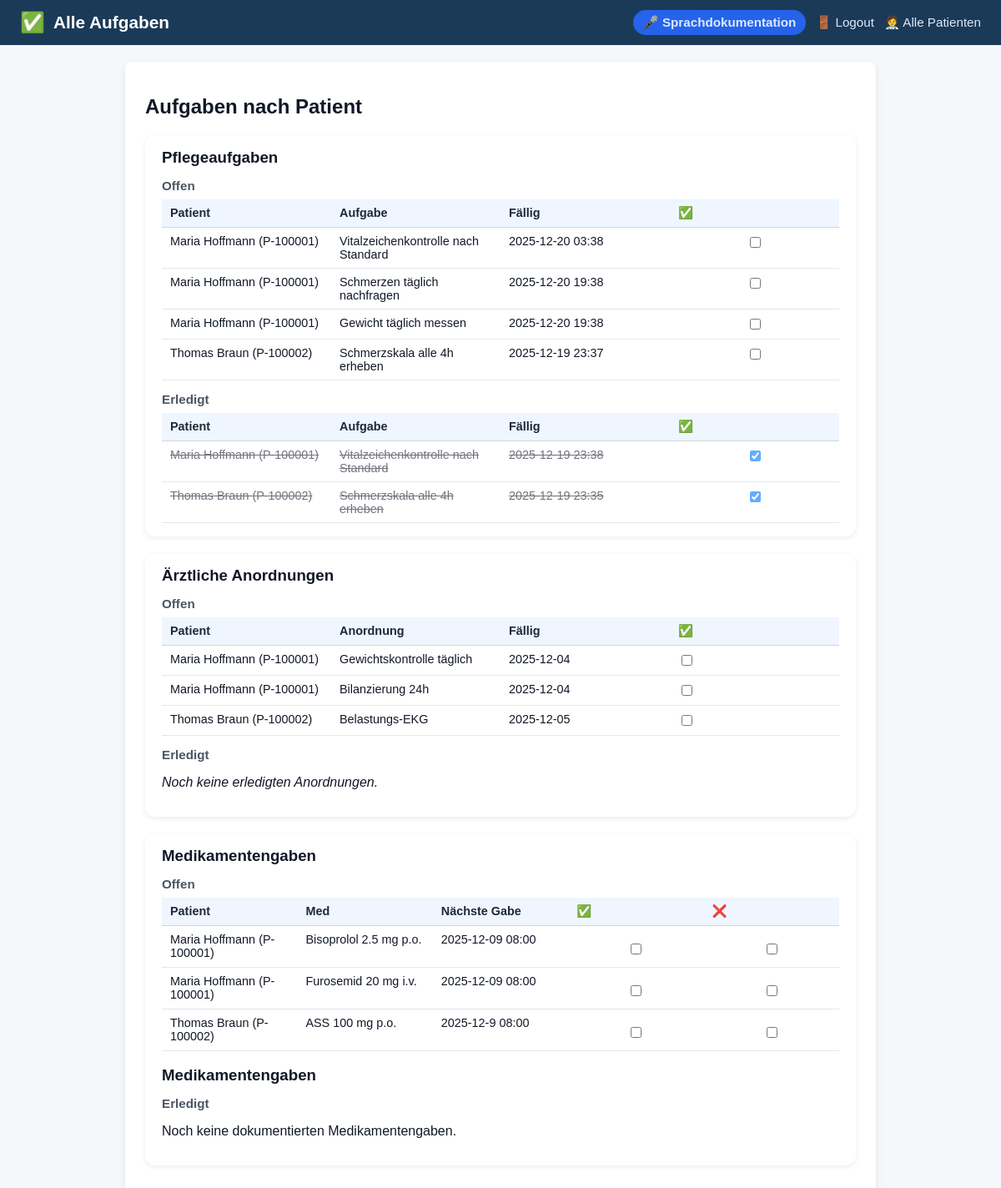
/tasks, run on an earlier commit of the app's database.
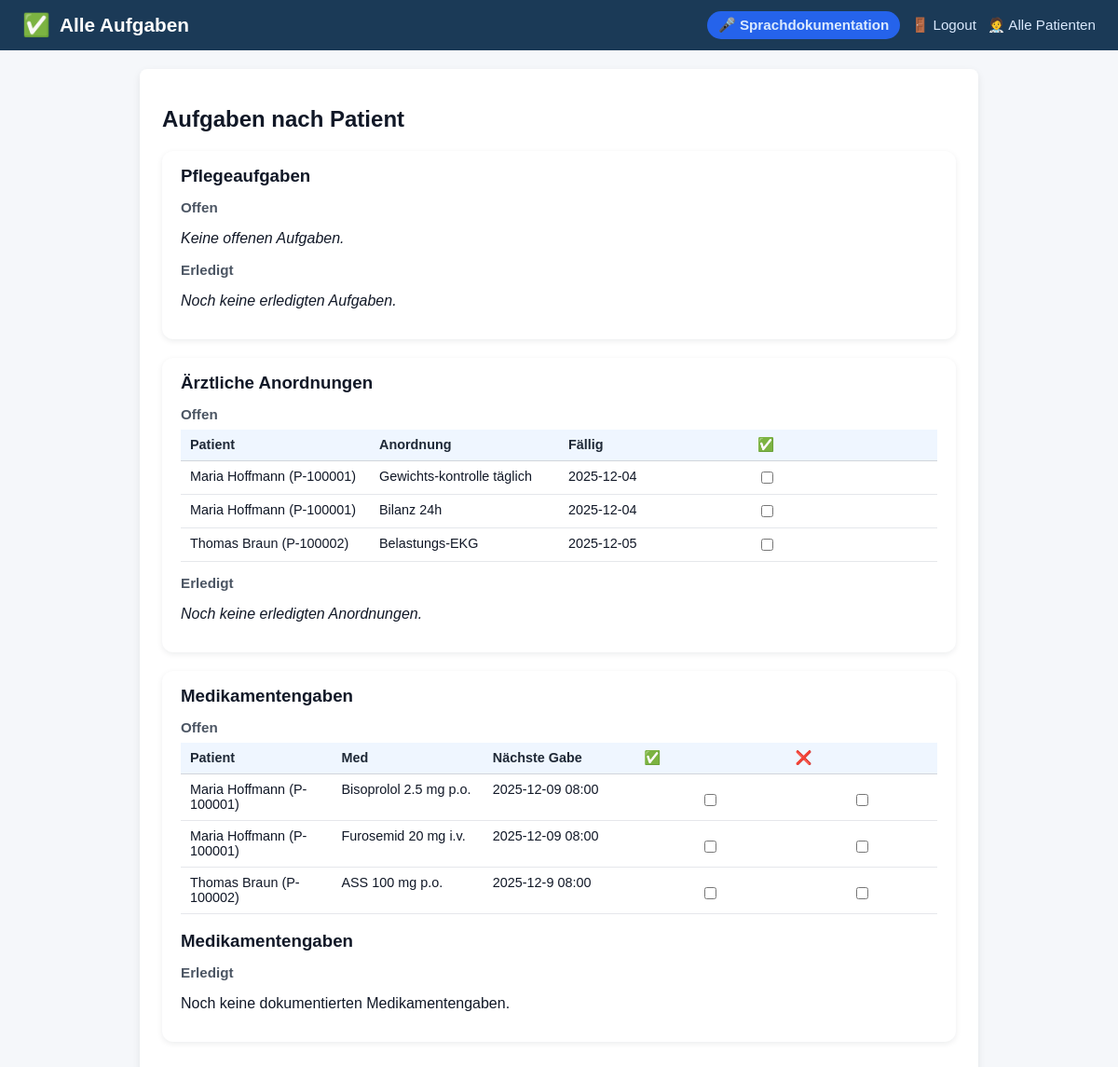
And on a later commit of the database.
### tables this page shows
CREATE TABLE ai_tasks (
    id INTEGER PRIMARY KEY AUTOINCREMENT,
    patient_id INTEGER NOT NULL,
    description TEXT NOT NULL,
    due_time TEXT,
    completed INTEGER DEFAULT 0,
    FOREIGN KEY (patient_id) REFERENCES patients(id)
);

CREATE TABLE patients (
    id INTEGER PRIMARY KEY AUTOINCREMENT,
    patient_identifier TEXT NOT NULL,
    name TEXT NOT NULL,
    gender TEXT,
    dob TEXT,
    room TEXT,
    diagnosis TEXT,
    bezugspflege_id INTEGER,
    allergies TEXT,
    code_status TEXT,
    admission_date TEXT,
    expected_discharge TEXT,
    primary_doctor TEXT,
    photo_filename TEXT,
    FOREIGN KEY (bezugspflege_id) REFERENCES nurses(id)
);

CREATE TABLE orders (
    id INTEGER PRIMARY KEY AUTOINCREMENT,
    patient_id INTEGER NOT NULL,
    description TEXT NOT NULL,
    due_date TEXT,
    due_time TEXT,
    status TEXT,
    ordered_by TEXT,
    type TEXT,
    completed INTEGER DEFAULT 0,
    FOREIGN KEY (patient_id) REFERENCES patients(id)
);

CREATE TABLE medications (
    id INTEGER PRIMARY KEY AUTOINCREMENT,
    patient_id INTEGER NOT NULL,
    name TEXT NOT NULL,
    dose TEXT,
    route TEXT,
    schedule TEXT,
    next_due TEXT,
    due_time TEXT,
    completed INTEGER DEFAULT 0,
    given INTEGER DEFAULT 0,
    not_given INTEGER DEFAULT 0,
    last_given_by TEXT,
    last_given_at TEXT,
    FOREIGN KEY (patient_id) REFERENCES patients(id)
);

### app.py (the view)
@app.route("/tasks")
def tasks_view():
    patient_id = request.args.get("patient_id", type=int)
    conn = get_connection()
    cur = conn.cursor()
    if patient_id:
        cur.execute("""
            SELECT id, name, patient_identifier
            FROM patients
            WHERE id = ?;
        """, (patient_id,))
        patients = cur.fetchall()
        viewing_all_patients = False
        selected_patient = patients[0] if patients else None
    else:
        cur.execute("""
            SELECT id, name, patient_identifier
            FROM patients
            ORDER BY room;
        """)
        patients = cur.fetchall()
        viewing_all_patients = True
        selected_patient = None
    if patient_id:
        cur.execute("""
            SELECT
                t.id,
                t.patient_id,
                t.description,
                t.due_time,
                t.completed,
                p.name AS patient_name,
                p.patient_identifier AS patient_identifier
            FROM ai_tasks t
            JOIN patients p ON p.id = t.patient_id
            WHERE t.patient_id = ?
            ORDER BY datetime(t.due_time);
        """, (patient_id,))
    else:
        cur.execute("""
            SELECT
                t.id,
                t.patient_id,
                t.description,
                t.due_time,
                t.completed,
                p.name AS patient_name,
                p.patient_identifier AS patient_identifier
            FROM ai_tasks t
            JOIN patients p ON p.id = t.patient_id
            ORDER BY p.room, datetime(t.due_time);
        """)
    ai_tasks = cur.fetchall()
    ai_tasks_open = [t for t in ai_tasks if not t["completed"]]
    ai_tasks_done = [t for t in ai_tasks if t["completed"]]
    if patient_id:
        cur.execute("""
            SELECT o.*, p.name AS patient_name, p.patient_identifier
            FROM orders o
            JOIN patients p ON p.id = o.patient_id
            WHERE o.patient_id = ?
            ORDER BY o.due_date;
        """, (patient_id,))
    else:
        cur.execute("""
            SELECT o.*, p.name AS patient_name, p.patient_identifier
            FROM orders o
            JOIN patients p ON p.id = o.patient_id
            ORDER BY o.patient_id, o.due_date;
        """)
    orders = cur.fetchall()
    orders_open = [o for o in orders if (o["status"] or "").lower() != "erledigt"]
    orders_done = [o for o in orders if (o["status"] or "").lower() == "erledigt"]
    try:
        cur.execute("ALTER TABLE medications ADD COLUMN given INTEGER DEFAULT 0;"
                    "ALTER TABLE medications ADD COLUMN not_given INTEGER DEFAULT 0;"
                    )
        conn.commit()
    except sqlite3.OperationalError:
        pass
    if patient_id:
        cur.execute("""
            SELECT m.*, p.name AS patient_name, p.patient_identifier
            FROM medications m
            JOIN patients p ON p.id = m.patient_id
            WHERE m.patient_id = ?
            ORDER BY m.next_due;
        """, (patient_id,))
    else:
        cur.execute("""
            SELECT m.*, p.name AS patient_name, p.patient_identifier
            FROM medications m
            JOIN patients p ON p.id = m.patient_id
            ORDER BY m.patient_id, m.next_due;
        """)
    meds = cur.fetchall()
    meds_open = [m for m in meds if not (m["given"] or 0) and not (m["not_given"] or 0)]
    meds_done = [m for m in meds if (m["given"] or 0) or (m["not_given"] or 0)]
    cur.execute("""
        SELECT
            ma.given_at,
            n.name AS nurse_name,
            m.name AS med_name,
            m.dose
        FROM med_administrations ma
        JOIN medications m ON m.id = ma.med_id
        LEFT JOIN nurses n ON n.id = ma.nurse_id
        WHERE ma.patient_id = ?
        ORDER BY datetime(ma.given_at) DESC
        LIMIT 20;
    """, (patient_id or 0,))
    med_history = cur.fetchall()
    cur.execute("""
               SELECT alert, severity, created_at
               FROM ai_alerts
               WHERE patient_id = ?
               ORDER BY datetime(created_at) DESC;
           """, (patient_id,))
    alerts = cur.fetchall()
    current_nurse = get_current_nurse(conn)
    conn.close()
    conn.close()
    return render_template(
        "tasks.html",
        alerts=alerts,
        current_nurse=current_nurse,
        patients=patients,
        viewing_all_patients=viewing_all_patients,
        selected_patient=selected_patient,
        ai_tasks_open=ai_tasks_open,
        ai_tasks_done=ai_tasks_done,
        orders_open=orders_open,
        orders_done=orders_done,
        meds_open=meds_open,
        meds_done=meds_done,
        med_history=med_history
    )

### templates/tasks.html (shortened to what this page needs)
<!DOCTYPE html>
<html lang="de">
<head>
    <link rel="stylesheet" href="{{ url_for('static', filename='styles.css') }}">
</head>
<body>
{% if viewing_all_patients %}
<div class="header">
    <div class="header-title">
        <span class="icon">✅</span>
        <span>Alle Aufgaben</span>
    </div>
    <div class="nav-links">
        <a href="{{ url_for('voice_doc') }}" class="btn-secondary">🎤 Sprachdokumentation</a>
        <a href="{{ url_for('logout') }}">🚪 Logout</a>
        <a href="{{ url_for('home') }}">🧑‍⚕️ Alle Patienten</a>
    </div>
</div>
{% endif %}
<div class="container">
    <h2>Aufgaben nach Patient</h2>
    <section class="section-card">
        <h3>Pflegeaufgaben</h3>
        <h4>Offen</h4>
        {% if ai_tasks_open %}
            <div class="table-wrapper">
                <table class="data-table">
                    <thead>
                        <tr>
                            <th>Patient</th>
                            <th>Aufgabe</th>
                            <th>Fällig</th>
                            <th>✅</th>
                        </tr>
                    </thead>
                    <tbody>
                        {% for t in ai_tasks_open %}
                        <tr>
                            <td>{{ t.patient_name }} ({{ t.patient_identifier }})</td>
                            <td>{{ t.description }}</td>
                            <td>{{ t.due_time .replace("T", " ") or "Nächste Schicht" }}</td>
                            <td class="cell-center">
                                <form method="POST" action="{{ url_for('toggle_task', task_id=t.id, task_type='ai') }}">
                                    <input type="checkbox" name="done" onchange="this.form.submit()">
                                </form>
                            </td>
                        </tr>
                        {% endfor %}
                    </tbody>
                </table>
            </div>
        {% else %}
            <p><em>Keine offenen Aufgaben.</em></p>
        {% endif %}
        <h4>Erledigt</h4>
        {% if ai_tasks_done %}
            <div class="table-wrapper">
                <table class="data-table">
                    <thead>
                        <tr>
                            <th>Patient</th>
                            <th>Aufgabe</th>
                            <th>Fällig</th>
                            <th>✅</th>
                        </tr>
                    </thead>
                    <tbody>
                        {% for t in ai_tasks_done %}
                        <tr class="task-completed">
                            <td>{{ t.patient_name }} ({{ t.patient_identifier }})</td>
                            <td>{{ t.description }}</td>
                            <td>{{ t.due_time .replace("T", " ") or "Nächste Schicht" }}</td>
                            <td class="cell-center">
                                <form method="POST" action="{{ url_for('toggle_task', task_id=t.id, task_type='ai') }}">
                                    <input type="checkbox" name="done" onchange="this.form.submit()" checked>
                                </form>
                            </td>
                        </tr>
                        {% endfor %}
                    </tbody>
                </table>
            </div>
        {% else %}
            <p><em>Noch keine erledigten Aufgaben.</em></p>
        {% endif %}
    </section>
    <section class="section-card">
        <h3>Ärztliche Anordnungen</h3>
        <h4>Offen</h4>
        {% if orders_open %}
            <div class="table-wrapper">
                <table class="data-table">
                    <thead>
                        <tr>
                            <th>Patient</th>
                            <th>Anordnung</th>
                            <th>Fällig</th>
                            <th>✅</th>
                        </tr>
                    </thead>
                    <tbody>
                        {% for o in orders_open %}
                        <tr>
                            <td>{{ o["patient_name"] }} ({{ o["patient_identifier"] }})</td>
                            <td>{{ o["description"] }}</td>
                            <td>{{ o["due_date"].replace("T", " ") or "—" }}</td>
                            <td>
                                <form method="POST" action="{{ url_for('toggle_task', task_id=o['id'], task_type='order') }}">
                                    <input type="checkbox" onchange="this.form.submit()">
                                </form>
                            </td>
                        </tr>
                        {% endfor %}
                    </tbody>
                </table>
            </div>
        {% else %}
            <p><em>Keine offenen Anordnungen.</em></p>
        {% endif %}
        <h4>Erledigt</h4>
        {% if orders_done %}
            <div class="table-wrapper">
                <table class="data-table">
                    <thead>
                        <tr>
                            <th>Patient</th>
                            <th>Anordnung</th>
                            <th>Fällig</th>
                            <th>✅</th>
                        </tr>
                    </thead>
                    <tbody>
                        {% for o in orders_done %}
                        <tr class="task-completed">
                            <td>{{ o["patient_name"] }} ({{ o["patient_identifier"] }})</td>
                            <td>{{ o["description"] }}</td>
                            <td>{{ o["due_date"].replace("T", " ") or "—" }}</td>
                            <td>
                                <form method="POST" action="{{ url_for('toggle_task', task_id=o['id'], task_type='order') }}">
                                    <input type="checkbox" onchange="this.form.submit()" checked>
                                </form>
                            </td>
                        </tr>
                        {% endfor %}
                    </tbody>
                </table>
            </div>
        {% else %}
            <p><em>Noch keine erledigten Anordnungen.</em></p>
        {% endif %}
    </section>
<section class="section-card">
    <h3>Medikamentengaben</h3>
    <h4>Offen</h4>
    {% if meds_open %}
    <div class="table-wrapper">
        <table class="data-table">
            <thead>
                <tr>
                    <th>Patient</th>
                    <th>Med</th>
                    <th>Nächste Gabe</th>
                    <th class="cell-center">✅</th>
                    <th class="cell-center">❌</th>
                </tr>
            </thead>
            <tbody>
                {% for m in meds_open %}
                <tr>
                    <td>{{ m["patient_name"] }} ({{ m["patient_identifier"] }})</td>
                    <td>{{ m["name"] }} {{ m["dose"] }} {{ m["route"] }}</td>
                    <td>{{ m["next_due"].replace("T", " ") or "—" }}</td>
                    <td class="cell-center">
                <form method="POST"
                      action="{{ url_for('toggle_task', task_id=m['id'], task_type='med') }}">
                    <label class="med-toggle-label">
                        <input type="checkbox" onchange="this.form.submit()">
                    </label>
                </form>
                        </td>
                <td class="cell-center">
                <form method="POST"
                      action="{{ url_for('toggle_task', task_id=m['id'], task_type='med') }}">
                    <label class="med-toggle-label">
                        <input type="checkbox" onchange="this.form.submit()">
                        </label>
                    </form>
            </td>
                        </tr>
                        {% endfor %}
                    </tbody>
                </table>
    </div>
        {% else %}
            <p>Keine offenen Medikamentengaben.</p>
        {% endif %}
    <br>
    <h3>Medikamentengaben</h3>
    <h4>Erledigt</h4>
    {% if meds_done %}
    <div class="table-wrapper">
        <table class="data-table">
            <thead>
                <tr>
                    <th>Patient</th>
                    <th>Medikament</th>
                    <th>Letzte Gabe</th>
                    <th>Von</th>
                    <th class="cell-center">✅</th>
                    <th class="cell-center">❌</th>
                </tr>
            </thead>
            <tbody>
                {% for m in meds_done %}
                <tr class="task-completed">
                    <td>{{ m["patient_name"] }} ({{ m["patient_identifier"] }})</td>
                    <td>{{ m["name"] }} {{ m["dose"] }} {{ m["route"] }}</td>
                    <td>{{ m["last_given_at"] or "—" }}</td>
                    <td>{{ m["last_given_by"] or "—" }}</td>
                   <td class="cell-center">
                        <form method="POST" action="{{ url_for('toggle_task', task_id=m['id'], task_type='med') }}">
                            <input type="hidden" name="action" value="given">
                            <label class="med-toggle-label">
                            <input type="checkbox"
                                       {% if m['given'] %}checked{% endif %}
                                       onchange="this.form.submit()">
                            </label>
                        </form>
                    </td>
                    <td class="cell-center">
        <form method="POST"
              action="{{ url_for('toggle_task', task_id=m['id'], task_type='med') }}">
            <input type="hidden" name="action" value="not_given">
            <label class="med-toggle-label">
                <input type="checkbox"
                       {% if m['not_given'] %}checked{% endif %}
                       onchange="this.form.submit()">
            </label>
                            </form>
                    </td>
                        </tr>
                        {% endfor %}
                    </tbody>
                </table>
    </div>
        </section>
        {% else %}
            <p>Noch keine dokumentierten Medikamentengaben.</p>
        {% endif %}
</div>
</body>
</html>

What changed in the data, as far as the page shows it:
removed ai_tasks: patient_name "Maria Hoffmann", patient_identifier "P-100001", description "Vitalzeichenkontrolle nach Standard", due_time "2025-12-20 03:38", shown under "Offen"
removed ai_tasks: patient_name "Maria Hoffmann", patient_identifier "P-100001", description "Schmerzen täglich nachfragen", due_time "2025-12-20 19:38", shown under "Offen"
removed ai_tasks: patient_name "Maria Hoffmann", patient_identifier "P-100001", description "Gewicht täglich messen", due_time "2025-12-20 19:38", shown under "Offen"
removed ai_tasks: patient_name "Thomas Braun", patient_identifier "P-100002", description "Schmerzskala alle 4h erheben", due_time "2025-12-19 23:37", shown under "Offen"
removed ai_tasks: patient_name "Maria Hoffmann", patient_identifier "P-100001", description "Vitalzeichenkontrolle nach Standard", due_time "2025-12-19 23:38", shown under "Erledigt"
removed ai_tasks: patient_name "Thomas Braun", patient_identifier "P-100002", description "Schmerzskala alle 4h erheben", due_time "2025-12-19 23:35", shown under "Erledigt"
changed orders: description "Gewichtskontrolle täglich" → "Gewichts-kontrolle täglich"
changed orders: description "Bilanzierung 24h" → "Bilanz 24h"
Also different on the page:
text no longer shown: "Patient Aufgabe Fällig ✅ Patient Aufgabe Fällig ✅"
text now shown: "Keine offenen Aufgaben. Noch keine erledigten Aufgaben."
